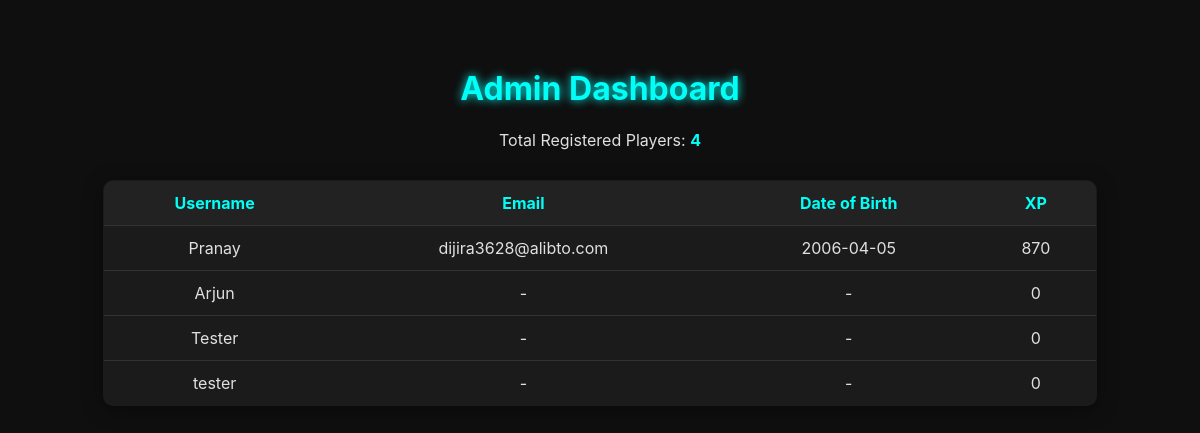
Page /admin (signed in) on the earlier database version.
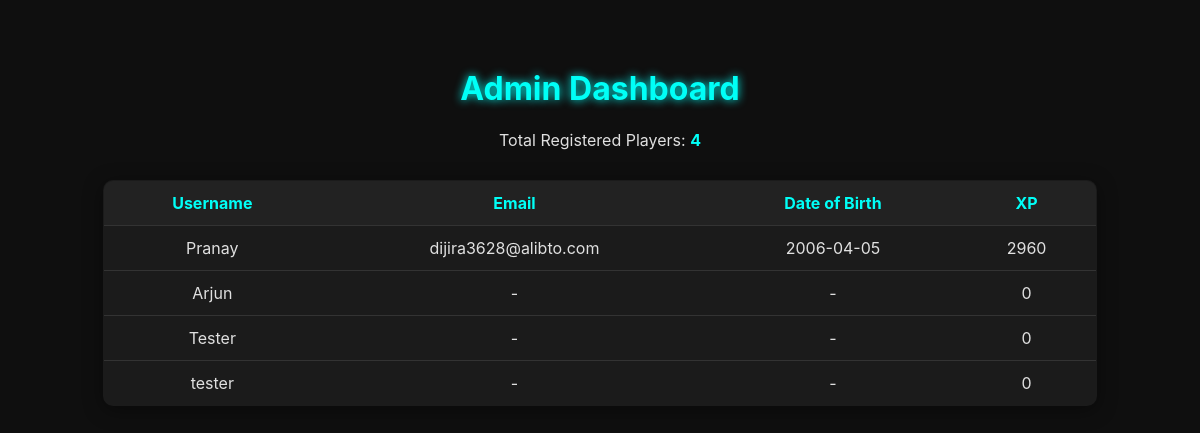
Same page on the later database version.
### tables this page shows
CREATE TABLE users (
    id INTEGER PRIMARY KEY AUTOINCREMENT,
    username TEXT UNIQUE NOT NULL,
    password TEXT NOT NULL,
    email TEXT,
    avatar TEXT,
    bio TEXT,
    dob TEXT,
    exp INTEGER DEFAULT 0,
    is_admin INTEGER DEFAULT 0
);

### app.py (the view)
@app.route("/admin")
def admin_panel():
    if "username" not in session:
        return redirect(url_for("login"))
    if session.get("is_admin") != 1:
        return "<h2>Access Denied 🚫</h2><p>You are not authorized to view this page.</p>"
    conn = sqlite3.connect(DB_PATH)
    c = conn.cursor()
    c.execute("SELECT username, email, dob, exp FROM users")
    users = c.fetchall()
    conn.close()
    return render_template("admin.html", users=users)

### templates/admin.html (shortened to what this page needs)
<!DOCTYPE html>
<html lang="en">
<head>
</head>
<body>
  <h1>Admin Dashboard</h1>
  <p>Total Registered Players: <b style="color:#00fff7;">{{ users|length }}</b></p>
  <table>
    <tr>
      <th>Username</th>
      <th>Email</th>
      <th>Date of Birth</th>
      <th>XP</th>
    </tr>
    {% for user in users %}
    <tr>
      <td>{{ user[0] }}</td>
      <td>{{ user[1] or '-' }}</td>
      <td>{{ user[2] or '-' }}</td>
      <td>{{ user[3] or 0 }}</td>
    </tr>
    {% endfor %}
  </table>
</body>
</html>

Differences in the rows shown:
changed users "Pranay": exp "870" → "2960"
